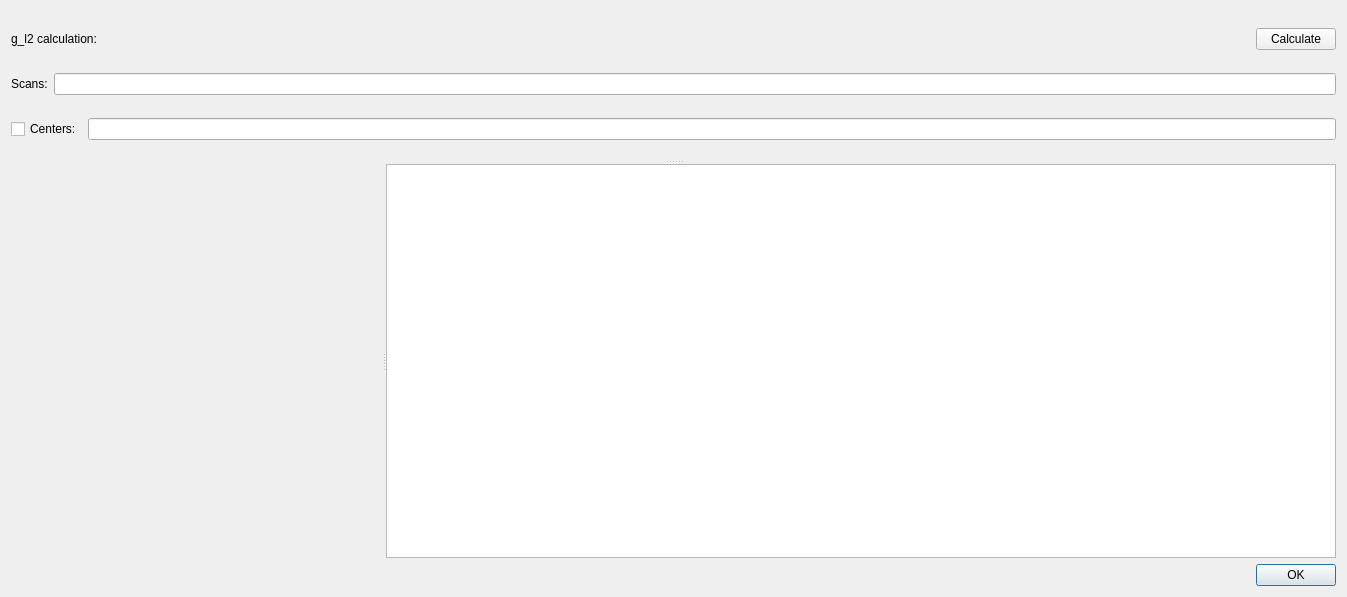
<?xml version="1.0" encoding="UTF-8"?>
<ui version="4.0">
 <class>g_l2Dialog</class>
 <widget class="QDialog" name="g_l2Dialog">
  <property name="windowModality">
   <enum>Qt::WindowModal</enum>
  </property>
  <property name="geometry">
   <rect>
    <x>0</x>
    <y>0</y>
    <width>1347</width>
    <height>597</height>
   </rect>
  </property>
  <property name="windowTitle">
   <string>Scan Details</string>
  </property>
  <layout class="QHBoxLayout" name="horizontalLayout_4">
   <item>
    <widget class="QSplitter" name="splitter_2">
     <property name="orientation">
      <enum>Qt::Vertical</enum>
     </property>
     <widget class="QWidget" name="">
      <layout class="QVBoxLayout" name="verticalLayout_2">
       <item>
        <layout class="QHBoxLayout" name="horizontalLayout_3">
         <item>
          <widget class="QLabel" name="g_l2Label">
           <property name="text">
            <string>g_l2 calculation:</string>
           </property>
          </widget>
         </item>
         <item>
          <spacer name="horizontalSpacer">
           <property name="orientation">
            <enum>Qt::Horizontal</enum>
           </property>
           <property name="sizeHint" stdset="0">
            <size>
             <width>40</width>
             <height>20</height>
            </size>
           </property>
          </spacer>
         </item>
         <item>
          <widget class="QPushButton" name="g_l2CalPushButton">
           <property name="text">
            <string>Calculate</string>
           </property>
          </widget>
         </item>
        </layout>
       </item>
       <item>
        <layout class="QHBoxLayout" name="horizontalLayout">
         <item>
          <widget class="QLabel" name="g_l2scanlabel">
           <property name="text">
            <string>Scans:</string>
           </property>
          </widget>
         </item>
         <item>
          <widget class="QLineEdit" name="g_l2ScanLineEdit"/>
         </item>
        </layout>
       </item>
       <item>
        <layout class="QHBoxLayout" name="horizontalLayout_2">
         <item>
          <widget class="QCheckBox" name="g_l2centercheckBox">
           <property name="text">
            <string>Centers:</string>
           </property>
          </widget>
         </item>
         <item>
          <widget class="QLineEdit" name="g_l2CenterLineEdit"/>
         </item>
        </layout>
       </item>
      </layout>
     </widget>
     <widget class="QWidget" name="">
      <layout class="QVBoxLayout" name="verticalLayout">
       <item>
        <widget class="QSplitter" name="splitter">
         <property name="orientation">
          <enum>Qt::Horizontal</enum>
         </property>
         <widget class="MplWidget" name="g_l2plotWidget" native="true">
          <property name="sizePolicy">
           <sizepolicy hsizetype="Preferred" vsizetype="Expanding">
            <horstretch>0</horstretch>
            <verstretch>0</verstretch>
           </sizepolicy>
          </property>
          <zorder>g_l2TextBrowser</zorder>
         </widget>
         <widget class="QTextBrowser" name="g_l2TextBrowser">
          <property name="sizePolicy">
           <sizepolicy hsizetype="Expanding" vsizetype="Expanding">
            <horstretch>0</horstretch>
            <verstretch>0</verstretch>
           </sizepolicy>
          </property>
         </widget>
        </widget>
       </item>
       <item>
        <widget class="QDialogButtonBox" name="g_l2buttonBox">
         <property name="orientation">
          <enum>Qt::Horizontal</enum>
         </property>
         <property name="standardButtons">
          <set>QDialogButtonBox::Ok</set>
         </property>
        </widget>
       </item>
      </layout>
     </widget>
    </widget>
   </item>
  </layout>
 </widget>
 <customwidgets>
  <customwidget>
   <class>MplWidget</class>
   <extends>QWidget</extends>
   <header location="global">mplwidget</header>
   <container>1</container>
  </customwidget>
 </customwidgets>
 <resources/>
 <connections>
  <connection>
   <sender>g_l2buttonBox</sender>
   <signal>accepted()</signal>
   <receiver>g_l2Dialog</receiver>
   <slot>accept()</slot>
   <hints>
    <hint type="sourcelabel">
     <x>248</x>
     <y>254</y>
    </hint>
    <hint type="destinationlabel">
     <x>157</x>
     <y>274</y>
    </hint>
   </hints>
  </connection>
  <connection>
   <sender>g_l2buttonBox</sender>
   <signal>rejected()</signal>
   <receiver>g_l2Dialog</receiver>
   <slot>reject()</slot>
   <hints>
    <hint type="sourcelabel">
     <x>316</x>
     <y>260</y>
    </hint>
    <hint type="destinationlabel">
     <x>286</x>
     <y>274</y>
    </hint>
   </hints>
  </connection>
 </connections>
</ui>
